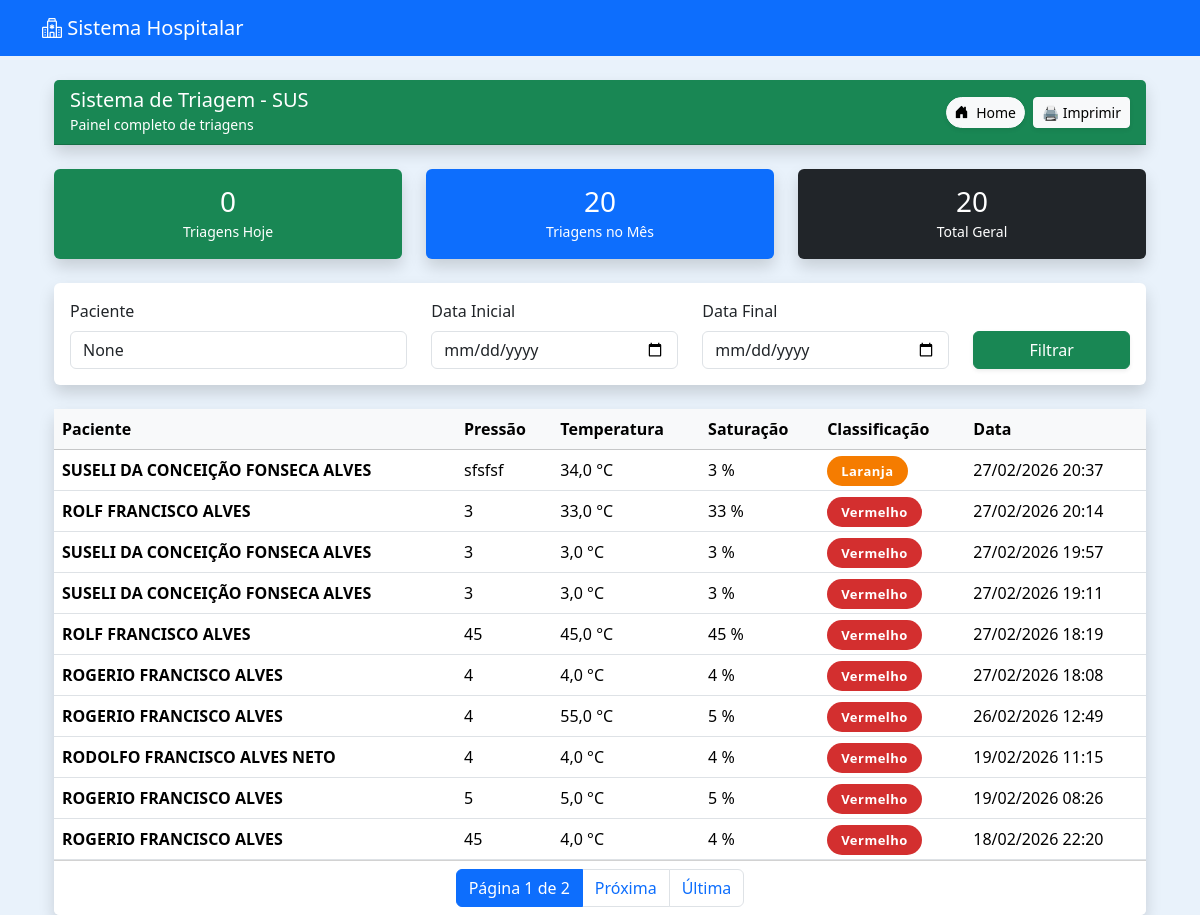
/triagem/historico/ (signed in), run on an earlier commit of the app's database.
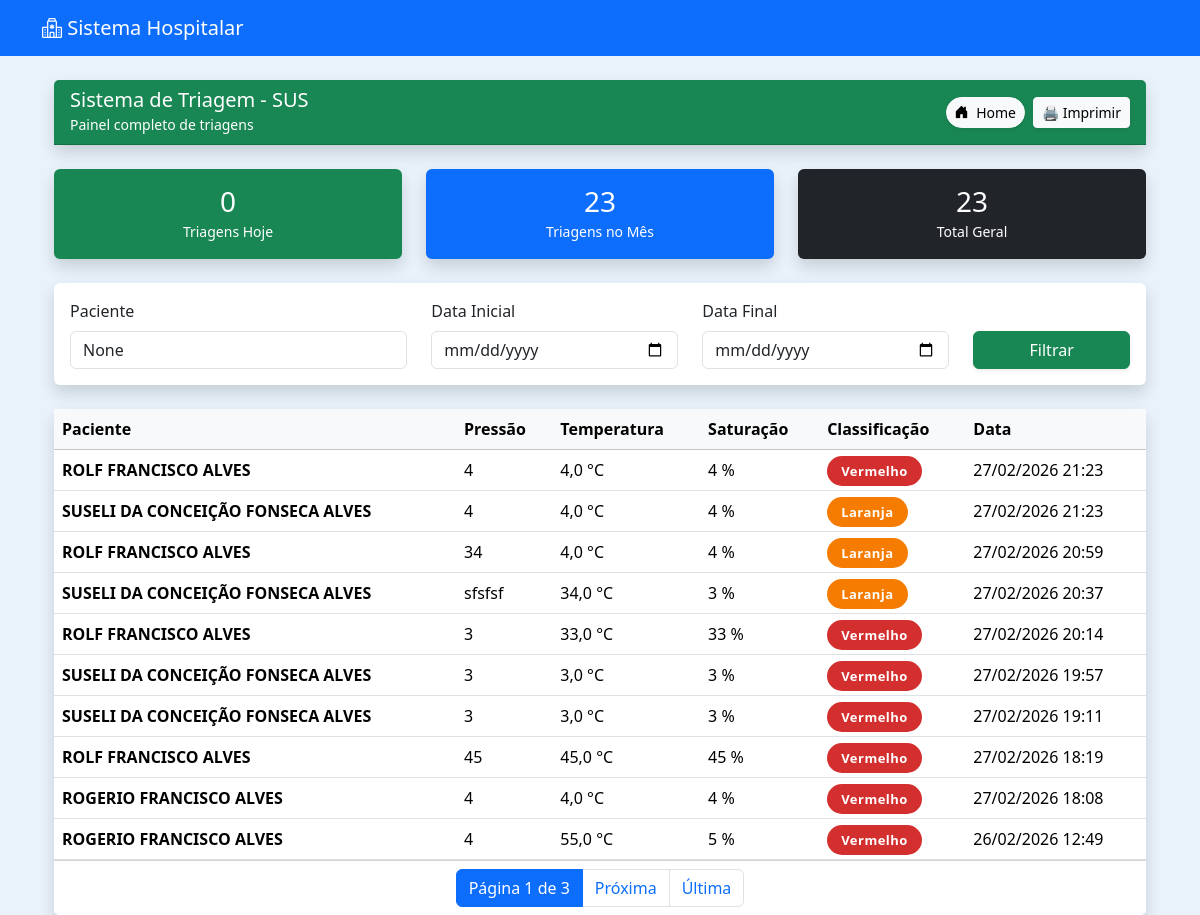
And on a later commit of the database.
### triagem/models.py (models this page shows, shortened)
class Triagem(models.Model):
    RISCO_CHOICES = [
        ('Vermelho', 'Vermelho'),
        ('Laranja', 'Laranja'),
        ('Amarelo', 'Amarelo'),
        ('Verde', 'Verde'),
        ('Azul', 'Azul'),
    ]
    agendamento = models.OneToOneField(Agendamento, on_delete=models.CASCADE)
    paciente = models.ForeignKey(Paciente, on_delete=models.CASCADE)
    enfermeiro = models.ForeignKey(
        Usuario,
        on_delete=models.SET_NULL,
        null=True,
        blank=True,
        related_name="triagens_realizadas"
    )
    pressao_arterial = models.CharField(max_length=20)
    temperatura = models.DecimalField(max_digits=4, decimal_places=1)
    frequencia_cardiaca = models.IntegerField()
    saturacao = models.IntegerField()
    classificacao_risco = models.CharField(
        max_length=10,
        choices=RISCO_CHOICES,
        blank=True,
        null=True
    )
    observacoes = models.TextField(blank=True, null=True)
    atendido = models.BooleanField(default=False)
    data_triagem = models.DateTimeField(auto_now_add=True)

### pacientes/models.py (models this page shows, shortened)
class Paciente(models.Model):
    nome = models.CharField(max_length=100)
    nome_social = models.CharField(max_length=100, blank=True, null=True)
    nome_mae = models.CharField(max_length=100)
    nome_pai = models.CharField(max_length=100, blank=True, null=True)
    cpf = models.CharField(
        max_length=14,
        unique=True,
        validators=[
            RegexValidator(
                r'^\d{3}\.\d{3}\.\d{3}-\d{2}$',
                'CPF inválido! Use XXX.XXX.XXX-XX'
            )
        ]
    )
    data_nascimento = models.DateField()
    SEXO_BIOLOGICO_CHOICES = [
        ('M', 'Masculino'),
        ('F', 'Feminino'),
        ('I', 'Intersexo'),
    ]
    sexo_biologico = models.CharField(max_length=1, choices=SEXO_BIOLOGICO_CHOICES)
    identidade_genero = models.CharField(max_length=50)
    orientacao_sexual = models.CharField(max_length=50)
    NACIONALIDADE_CHOICES = [
        ('BRASILEIRA', 'Brasileira'),
        ('ARGENTINA', 'Argentina'),
        ('BOLIVIANA', 'Boliviana'),
        ('CHILENA', 'Chilena'),
        ('COLOMBIANA', 'Colombiana'),
        ('PARAGUAIA', 'Paraguaia'),
        ('PERUANA', 'Peruana'),
        ('URUGUAIA', 'Uruguaia'),
        ('VENEZUELANA', 'Venezuelana'),
        ('OUTRA', 'Outra'),
    ]
    nacionalidade = models.CharField(
        max_length=20,
        choices=NACIONALIDADE_CHOICES,
        default='BRASILEIRA'
    )
    naturalidade = models.CharField(max_length=100)
    RACA_COR_CHOICES = [
        ('BRANCA', 'Branca'),
        ('PRETA', 'Preta'),
        ('PARDA', 'Parda'),
        ('AMARELA', 'Amarela'),
        ('INDIGENA', 'Indígena'),
    ]
    raca_cor = models.CharField(max_length=10, choices=RACA_COR_CHOICES)
    ESTADO_CIVIL_CHOICES = [
        ('SOLTEIRO', 'Solteiro(a)'),
        ('CASADO', 'Casado(a)'),
        ('DIVORCIADO', 'Divorciado(a)'),
        ('VIUVO', 'Viúvo(a)'),
        ('UNIAO_ESTAVEL', 'União Estável'),
    ]
    estado_civil = models.CharField(max_length=20, choices=ESTADO_CIVIL_CHOICES)
    ESCOLARIDADE_CHOICES = [
        ('SEM_INSTRUCAO', 'Sem instrução'),
        ('FUNDAMENTAL_INCOMPLETO', 'Fundamental incompleto'),
        ('FUNDAMENTAL_COMPLETO', 'Fundamental completo'),
        ('MEDIO_INCOMPLETO', 'Médio incompleto'),
        ('MEDIO_COMPLETO', 'Médio completo'),
        ('SUPERIOR_INCOMPLETO', 'Superior incompleto'),
        ('SUPERIOR_COMPLETO', 'Superior completo'),
        ('POS_GRADUACAO', 'Pós-graduação'),
        ('MESTRADO', 'Mestrado'),
        ('DOUTORADO', 'Doutorado'),
    ]
    escolaridade = models.CharField(max_length=30, choices=ESCOLARIDADE_CHOICES)
    profissao = models.CharField(max_length=50)
    rg = models.CharField(max_length=20)
    orgao_emissor = models.CharField(max_length=10)
    UF_CHOICES = [
        ('AC','AC'), ('AL','AL'), ('AP','AP'), ('AM','AM'),
        ('BA','BA'), ('CE','CE'), ('DF','DF'), ('ES','ES'),
        ('GO','GO'), ('MA','MA'), ('MT','MT'), ('MS','MS'),
        ('MG','MG'), ('PA','PA'), ('PB','PB'), ('PR','PR'),
        ('PE','PE'), ('PI','PI'), ('RJ','RJ'), ('RN','RN'),
        ('RS','RS'), ('RO','RO'), ('RR','RR'), ('SC','SC'),
        ('SP','SP'), ('SE','SE'), ('TO','TO'),
    ]
    uf_rg = models.CharField(max_length=2, choices=UF_CHOICES)
    cep = models.CharField(
        max_length=9,
        validators=[
            RegexValidator(
                r'^\d{5}-\d{3}$',
                'CEP inválido! Use XXXXX-XXX'
            )
        ]
    )
    endereco = models.CharField(max_length=100)
    numero = models.CharField(max_length=10)
    complemento = models.CharField(max_length=50, blank=True, null=True)
    bairro = models.CharField(max_length=50)
    municipio = models.CharField(max_length=50)
    uf = models.CharField(max_length=2, choices=UF_CHOICES)
    ZONA_CHOICES = [
        ('URBANA', 'Urbana'),
        ('RURAL', 'Rural'),
    ]
    zona = models.CharField(max_length=6, choices=ZONA_CHOICES)
    telefone_fixo = models.CharField(
        max_length=15,
        blank=True,
        null=True,
        validators=[
            RegexValidator(
                r'^\(\d{2}\)\s\d{4}-\d{4}$',
                'Telefone inválido! Use (XX) XXXX-XXXX'
            )
        ]
    )
    celular = models.CharField(
        max_length=15,
        validators=[
            RegexValidator(
                r'^\(\d{2}\)\s\d{5}-\d{4}$',
                'Celular inválido! Use (XX) XXXXX-XXXX'
            )
        ]
    )
    whatsapp = models.BooleanField(default=False)
    email = models.EmailField(blank=True, null=True)
    cartao_sus = models.CharField(max_length=18, blank=True, null=True)
    criado_por = models.ForeignKey(
        User,
        on_delete=models.SET_NULL,
        null=True,
        blank=True,
        related_name='pacientes_criados'
    )
    data_criacao = models.DateTimeField(default=timezone.now, editable=False)
    data_atualizacao = models.DateTimeField(auto_now=True)

### triagem/views.py (the view)
# urls.py: path('historico/', views.historico_triagens, name='historico_triagens'),
@login_required
def historico_triagens(request):
    triagens = Triagem.objects.select_related(
        'paciente', 'enfermeiro'
    ).order_by('-data_triagem')
    busca = request.GET.get('busca')
    data_inicio = request.GET.get('data_inicio')
    data_fim = request.GET.get('data_fim')
    if busca:
        triagens = triagens.filter(
            paciente__nome__icontains=busca
        )
    if data_inicio:
        triagens = triagens.filter(
            data_triagem__date__gte=data_inicio
        )
    if data_fim:
        triagens = triagens.filter(
            data_triagem__date__lte=data_fim
        )
    paginator = Paginator(triagens, 10)
    page = request.GET.get('page')
    triagens_page = paginator.get_page(page)
    hoje = timezone.now().date()
    agora = timezone.now()
    total_hoje = Triagem.objects.filter(
        data_triagem__date=hoje
    ).count()
    total_mes = Triagem.objects.filter(
        data_triagem__year=agora.year,
        data_triagem__month=agora.month
    ).count()
    total_geral = Triagem.objects.count()
    por_dia = (
        Triagem.objects
        .annotate(dia=TruncDate('data_triagem'))
        .values('dia')
        .annotate(total=Count('id'))
        .order_by('-dia')
    )
    por_mes = (
        Triagem.objects
        .annotate(mes=TruncMonth('data_triagem'))
        .values('mes')
        .annotate(total=Count('id'))
        .order_by('-mes')
    )
    context = {
        'triagens': triagens_page,
        'page_obj': triagens_page,
        'busca': busca,
        'data_inicio': data_inicio,
        'data_fim': data_fim,
        'total_hoje': total_hoje,
        'total_mes': total_mes,
        'total_geral': total_geral,
        'por_dia': por_dia,
        'por_mes': por_mes,
    }
    return render(
        request,
        'triagem/historico_triagens.html',
        context
    )

### triagem/templates/triagem/historico_triagens.html (shortened to what the changed rows need)
{% extends 'usuarios/base.html' %}
{% block content %}
<div class="container-fluid mt-4">
<div class="row mb-4">
    <div class="col-md-4">
        <div class="card shadow border-0 bg-primary text-white text-center">
            <div class="card-body">
                <h3 class="mb-0">{{ total_mes }}</h3>
                <small>Triagens no Mês</small>
            </div>
        </div>
    </div>
    <div class="col-md-4">
        <div class="card shadow border-0 bg-dark text-white text-center">
            <div class="card-body">
                <h3 class="mb-0">{{ total_geral }}</h3>
                <small>Total Geral</small>
            </div>
        </div>
    </div>
</div>
<div class="card shadow border-0">
    <div class="table-responsive">
        <table class="table table-hover align-middle mb-0">
            <thead class="table-light">
                <tr>
                    <th>Paciente</th>
                    <th>Pressão</th>
                    <th>Temperatura</th>
                    <th>Saturação</th>
                    <th>Classificação</th>
                    <th>Data</th>
                </tr>
            </thead>
            <tbody>
                {% for t in triagens %}
                <tr>
                    <td><strong>{{ t.paciente.nome }}</strong></td>
                    <td>{{ t.pressao_arterial }}</td>
                    <td>{{ t.temperatura }} °C</td>
                    <td>{{ t.saturacao }} %</td>
                    <td>
                        <span class="badge-sus {{ t.classificacao_risco }}">
                            {{ t.classificacao_risco }}
                        </span>
                    </td>
                    <td>{{ t.data_triagem|date:"d/m/Y H:i" }}</td>
                </tr>
                {% empty %}
                <tr>
                    <td colspan="6" class="text-center p-4 text-muted">
                        Nenhum registro encontrado
                    </td>
                </tr>
                {% endfor %}
            </tbody>
        </table>
    </div>
    <div class="card-footer bg-white">
        <nav>
            <ul class="pagination justify-content-center mb-0">
                <li class="page-item active">
                    <span class="page-link">
                        Página {{page_obj.number}} de {{page_obj.paginator.num_pages}}
                    </span>
                </li>
            </ul>
        </nav>
    </div>
</div>
</div>
{% endblock %}

What changed in the data, as far as the page shows it:
no longer on this page (row unchanged): Triagem: paciente.nome "RODOLFO FRANCISCO ALVES NETO", pressao_arterial "4", temperatura "4,0", saturacao "4", classificacao_risco "Vermelho", data_triagem "19/02/2026 11:15"
no longer on this page (row unchanged): Triagem: paciente.nome "ROGERIO FRANCISCO ALVES", pressao_arterial "5", temperatura "5,0", saturacao "5", classificacao_risco "Vermelho", data_triagem "19/02/2026 08:26"
no longer on this page (row unchanged): Triagem: paciente.nome "ROGERIO FRANCISCO ALVES", pressao_arterial "45", temperatura "4,0", saturacao "4", classificacao_risco "Vermelho", data_triagem "18/02/2026 22:20"
added Triagem: paciente.nome "ROLF FRANCISCO ALVES", pressao_arterial "4", temperatura "4,0", saturacao "4", classificacao_risco "Vermelho", data_triagem "27/02/2026 21:23"
added Triagem: paciente.nome "SUSELI DA CONCEIÇÃO FONSECA ALVES", pressao_arterial "4", temperatura "4,0", saturacao "4", classificacao_risco "Laranja", data_triagem "27/02/2026 21:23"
added Triagem: paciente.nome "ROLF FRANCISCO ALVES", pressao_arterial "34", temperatura "4,0", saturacao "4", classificacao_risco "Laranja", data_triagem "27/02/2026 20:59"
Also different on the page:
{{ total_mes }}: "20" → "23"
{{ total_geral }}: "20" → "23"
{{ page_obj.paginator.num_pages }}: "2" → "3"
